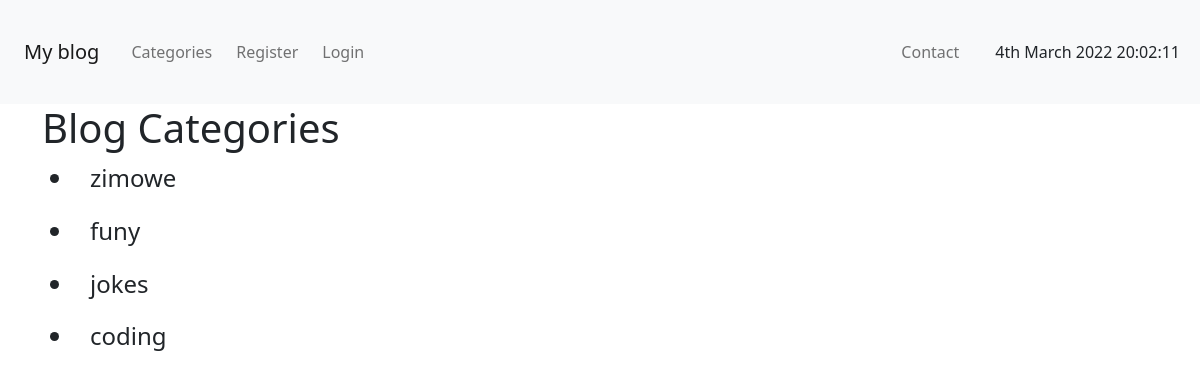
The page /category-list/ on the database its author committed.
### theblog/models.py (models this page shows, shortened)
class Category(models.Model):
    name = models.CharField(max_length=255)
    def __str__(self):
        return self.name

### theblog/views.py (the view)
# urls.py: path('category-list/', categoryListView, name='category-list'),
def categoryListView(request):
    cat_menu_list = Category.objects.all()
    return render(request, 'category_list.html',
     {"cat_menu_list":cat_menu_list})

### theblog/templates/category_list.html (shortened to what this page needs)
{% extends 'base.html' %}
    {%block home %}
    <div class="container">
    <h1>Blog Categories</h1>
    {% for item in cat_menu_list%}
    <ul class="urodered-list-category-list">
    <h4>
        <li>
        <a class="dropdown-item" href="{% url 'category' item|slugify %}">{{item}}</a>
    </li>
    </h4>
    </ul>
{% endfor %}
</div>
{% endblock %}

### rows shown on the page
Category: name "zimowe"
Category: name "funy"
Category: name "jokes"
Category: name "coding"
